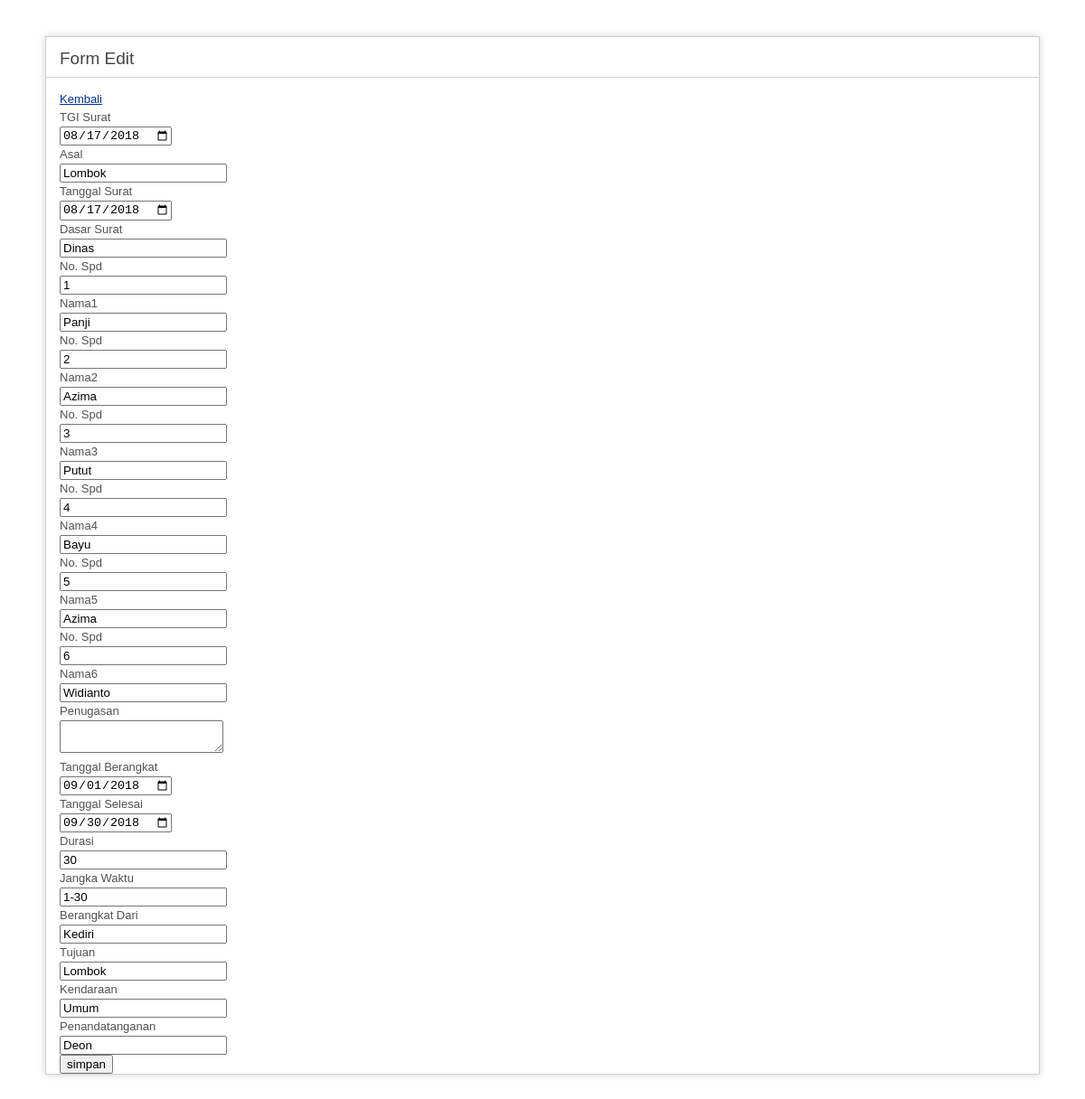
The page /index.php/welcome/editData/9 on the database its author committed.
### tables this page shows
CREATE TABLE `data_crud` (
  `no_surat` int(11) NOT NULL,
  `tgi_surat` date DEFAULT NULL,
  `asal` varchar(100) NOT NULL,
  `tanggal_surat` date NOT NULL,
  `dasar_surat` varchar(100) NOT NULL,
  `no_spd1` int(50) NOT NULL,
  `nama1` varchar(100) NOT NULL,
  `no_spd2` int(20) NOT NULL,
  `nama2` varchar(50) NOT NULL,
  `no_spd3` int(20) NOT NULL,
  `nama3` varchar(50) NOT NULL,
  `no_spd4` int(20) NOT NULL,
  `nama4` varchar(40) NOT NULL,
  `no_spd5` int(20) NOT NULL,
  `nama5` varchar(50) NOT NULL,
  `no_spd6` int(20) NOT NULL,
  `nama6` varchar(50) NOT NULL,
  `penugasan` text,
  `tgl_berangkat` date DEFAULT NULL,
  `tanggal_selesai` date DEFAULT NULL,
  `durasi` int(20) NOT NULL,
  `jangka_waktu` varchar(50) NOT NULL,
  `berangkat_dari` varchar(50) NOT NULL,
  `tujuan` varchar(100) NOT NULL,
  `kendaraan` varchar(50) NOT NULL,
  `penandatangan` varchar(20) NOT NULL
);

### application/controllers/Welcome.php (called while the page is built, shortened)
<?php
class Welcome extends CI_Controller {
	public function editData($id)
	{
		$this->data['dataEdit'] =  $this->model_crud->dataEdit('data_crud',$id);
		$this->load->view('editData', $this->data);
	}
}

### index.php (called while the page is built, shortened)
<?php
require_once BASEPATH.'core/CodeIgniter.php';

### application/models/model_crud.php (called while the page is built, shortened)
<?php
class Model_crud extends CI_Model {
	public function dataEdit($table_name,$id)
	{
		$this->db->where('no_surat',$id);
		$getUser = $this->db->get($table_name);
		return $getUser->row();
	}
}

### application/views/editData.php (the view, shortened to what this page needs)
?><!DOCTYPE html>
<html lang="en">
<head>
</head>
<body>
<div id="container">
	<h1>Form Edit 	</h1>
	<div id="body">
		<a href="<?php echo site_url('welcome/index') ?>">Kembali</a>
		<?php if ($dataEdit){
			$id = $dataEdit->no_surat;
			$tgi_surat = $dataEdit->tgi_surat;
			$asal = $dataEdit->asal;
			$tanggal_surat = $dataEdit->tanggal_surat;
			$dasar_surat = $dataEdit->dasar_surat;
			$no_spd1 = $dataEdit->no_spd1;
			$nama1 = $dataEdit->nama1;
			$no_spd2 = $dataEdit->no_spd2;
			$nama2 = $dataEdit->nama2;
			$no_spd3 = $dataEdit->no_spd3;
			$nama3 = $dataEdit->nama3;
			$no_spd4 = $dataEdit->no_spd4;
			$nama4 = $dataEdit->nama4;
			$no_spd5 = $dataEdit->no_spd5;
			$nama5 = $dataEdit->nama5;
			$no_spd6 = $dataEdit->no_spd6;
			$nama6 = $dataEdit->nama6;
			$penugasan = $dataEdit->penugasan;
			$tgl_berangkat = $dataEdit->tgl_berangkat;
			$tanggal_selesai = $dataEdit->tanggal_selesai;
			$durasi = $dataEdit->durasi;
			$jangka_waktu = $dataEdit->jangka_waktu;
			$berangkat_dari = $dataEdit->berangkat_dari;
			$tujuan = $dataEdit->tujuan;
			$kendaraan = $dataEdit->kendaraan;
			$penandatangan = $dataEdit->penandatangan;
		}?>
		<form action="<?php echo site_url('welcome/update/'.$id) ?>" method="POST">
			<div>
				TGI Surat <br>
			<input type="date" name="tgi_surat" value="<?php echo $tgi_surat ?>"/></br>
			Asal <br>
			<input type="text" name="asal" value="<?php echo $asal ?>"/></br>
			Tanggal Surat <br>
			<input type="date" name="tanggal_surat" value="<?php echo $tanggal_surat ?>"/></br>
			Dasar Surat <br>
			<input type="text" name="dasar_surat" value="<?php echo $dasar_surat ?>"/></br>
			No. Spd <br>
			<input type="number" name="no_spd1" value="<?php echo $no_spd1 ?>"/></br>
			Nama1 <br>
			<input type="text" name="nama1" value="<?php echo $nama1 ?>"/></br>
			No. Spd <br>
			<input type="number" name="no_spd2" value="<?php echo $no_spd2 ?>"/></br>
			Nama2 <br>
			<input type="text" name="nama2" value="<?php echo $nama2 ?>"/></br>
			No. Spd <br>
			<input type="number" name="no_spd3" value="<?php echo $no_spd3 ?>"/></br>
			Nama3 <br>
			<input type="text" name="nama3" value="<?php echo $nama3 ?>"/></br>
			No. Spd <br>
			<input type="number" name="no_spd4" value="<?php echo $no_spd4 ?>"/></br>
			Nama4 <br>
			<input type="text" name="nama4" value="<?php echo $nama4 ?>"/></br>
			No. Spd <br>
			<input type="number" name="no_spd5" value="<?php echo $no_spd5 ?>"/></br>
			Nama5 <br>
			<input type="text" name="nama5" value="<?php echo $nama5 ?>"/></br>
			No. Spd <br>
			<input type="number" name="no_spd6" value="<?php echo $no_spd6 ?>"/></br>
			Nama6 <br>
			<input type="text" name="nama6" value="<?php echo $nama6 ?>"/></br>
			</div>
			<div>
			Penugasan <br>
			<textarea type="text" name="penugasan" value="<?php echo $penugasan ?>"/></textarea><br>
			Tanggal Berangkat <br>
			<input type="date" name="tgl_berangkat" value="<?php echo $tgl_berangkat ?>" /></br>
			Tanggal Selesai <br>
			<input type="date" name="tanggal_selesai" value="<?php echo $tanggal_selesai ?>" /></br>
			Durasi <br>
			<input type="number" name="durasi" value="<?php echo $durasi ?>" /></br>
			Jangka Waktu<br>
			<input type="text" name="jangka_waktu" value="<?php echo $jangka_waktu ?>" /><br>
			Berangkat Dari<br>
			<input type="text" name="berangkat_dari" value="<?php echo $berangkat_dari ?>" /><br>
			Tujuan<br>
			<input type="text" name="tujuan" value="<?php echo $tujuan ?>" /><br>
			Kendaraan<br>
			<input type="text" name="kendaraan" value="<?php echo $kendaraan ?>" /><br>
			Penandatanganan<br>
			<input type="text" name="penandatangan" value="<?php echo $penandatangan ?>" /><br>
			</div>
			<input type="submit" name="simpan" value="simpan"/>
		</form>
	</div>
</div>
</body>
</html>

### application/views/editData.php (style rules this page uses)
body { background-color: #fff; margin: 40px; font: 13px/20px normal Helvetica, Arial, sans-serif; color: #4F5155; }
a { color: #003399; background-color: transparent; font-weight: normal; }
h1 { color: #444; background-color: transparent; border-bottom: 1px solid #D0D0D0; font-size: 19px; font-weight: normal; margin: 0 0 14px 0; padding: 14px 15px 10px 15px; }
#body { margin: 0 15px 0 15px; }
#container { margin: 10px; border: 1px solid #D0D0D0; box-shadow: 0 0 8px #D0D0D0; }

### rows shown on the page
data_crud: tgi_surat "08/17/2018", asal "Lombok", tanggal_surat "08/17/2018", dasar_surat "Dinas", no_spd1 "1", nama1 "Panji", no_spd2 "2", nama2 "Azima", no_spd3 "3", nama3 "Putut", no_spd4 "4", nama4 "Bayu", no_spd5 "5", nama5 "Azima", no_spd6 "6", nama6 "Widianto", tgl_berangkat "09/01/2018", tanggal_selesai "09/30/2018", durasi "30", jangka_waktu "1-30", berangkat_dari "Kediri", tujuan "Lombok", kendaraan "Umum", penandatangan "Deon"
